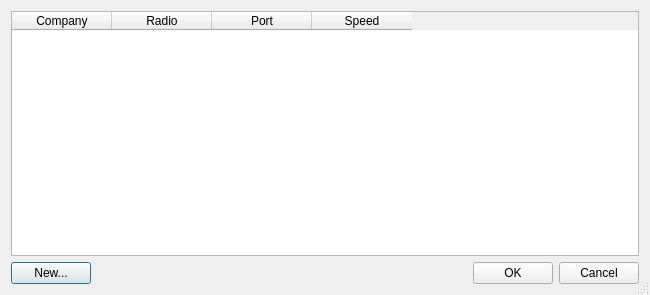
<?xml version="1.0" encoding="UTF-8"?>
<ui version="4.0">
 <class>RigSelector</class>
 <widget class="QDialog" name="RigSelector">
  <property name="geometry">
   <rect>
    <x>0</x>
    <y>0</y>
    <width>650</width>
    <height>295</height>
   </rect>
  </property>
  <property name="windowTitle">
   <string>Rig Selector</string>
  </property>
  <property name="sizeGripEnabled">
   <bool>true</bool>
  </property>
  <property name="modal">
   <bool>true</bool>
  </property>
  <layout class="QVBoxLayout" name="verticalLayout">
   <item>
    <widget class="QTableWidget" name="tableWidget">
     <column>
      <property name="text">
       <string>Company</string>
      </property>
     </column>
     <column>
      <property name="text">
       <string>Radio</string>
      </property>
     </column>
     <column>
      <property name="text">
       <string>Port</string>
      </property>
     </column>
     <column>
      <property name="text">
       <string>Speed</string>
      </property>
     </column>
    </widget>
   </item>
   <item>
    <layout class="QHBoxLayout" name="horizontalLayout">
     <item>
      <widget class="QPushButton" name="btnNew">
       <property name="text">
        <string>New...</string>
       </property>
      </widget>
     </item>
     <item>
      <spacer name="horizontalSpacer">
       <property name="orientation">
        <enum>Qt::Horizontal</enum>
       </property>
       <property name="sizeHint" stdset="0">
        <size>
         <width>40</width>
         <height>20</height>
        </size>
       </property>
      </spacer>
     </item>
     <item>
      <widget class="QPushButton" name="btnOk">
       <property name="text">
        <string>OK</string>
       </property>
      </widget>
     </item>
     <item>
      <widget class="QPushButton" name="btnCancel">
       <property name="text">
        <string>Cancel</string>
       </property>
      </widget>
     </item>
    </layout>
   </item>
  </layout>
 </widget>
 <resources/>
 <connections>
  <connection>
   <sender>btnOk</sender>
   <signal>pressed()</signal>
   <receiver>RigSelector</receiver>
   <slot>accept()</slot>
   <hints>
    <hint type="sourcelabel">
     <x>471</x>
     <y>277</y>
    </hint>
    <hint type="destinationlabel">
     <x>268</x>
     <y>265</y>
    </hint>
   </hints>
  </connection>
  <connection>
   <sender>btnCancel</sender>
   <signal>pressed()</signal>
   <receiver>RigSelector</receiver>
   <slot>reject()</slot>
   <hints>
    <hint type="sourcelabel">
     <x>596</x>
     <y>265</y>
    </hint>
    <hint type="destinationlabel">
     <x>372</x>
     <y>259</y>
    </hint>
   </hints>
  </connection>
 </connections>
</ui>
